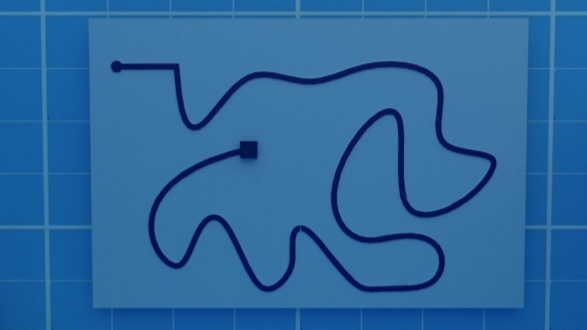
#> input picture referance.jpg, 587 x 330 px
$ python -i functions.py   (imports and definitions only)
#> lines starting #> are read from the running program, lines starting #| are printed output that depends on the picture; after the words box and inside, x2 and y2 are one past the last pixel; in counts of white or black regions, pixels touching at a corner belong together
#> further down, picture is the input picture: shape (330, 587, 3); mean B, G, R 156.8, 103.5, 43.8
import cv2
import numpy as np
path = 'track1.jpg'


def getcontours(img, edge=False, cThr=[50, 50],finalconts=False, corners=0, minArea=0):
#> called with edge = False, finalconts = False, corners = 0, minArea = 0
    mask = cv2.GaussianBlur(img, (5, 5), 1)
    mask = cv2.cvtColor(mask, cv2.COLOR_BGR2GRAY)
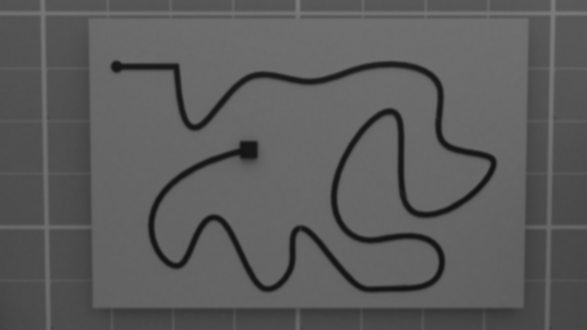
#> mask: shape (330, 587); min 19, max 123, mean 91.7
    if edge:
        mask = cv2.Canny(mask, cThr[0], cThr[1])
    else:
        mask = cv2.bitwise_not(mask)
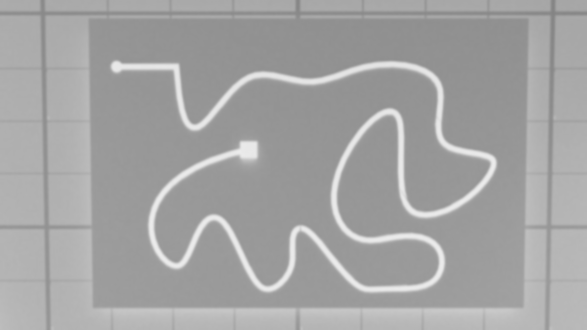
#> mask: shape (330, 587); min 132, max 236, mean 163.3
        thresh, mask = cv2.threshold(mask, 200, 255, cv2.THRESH_BINARY)
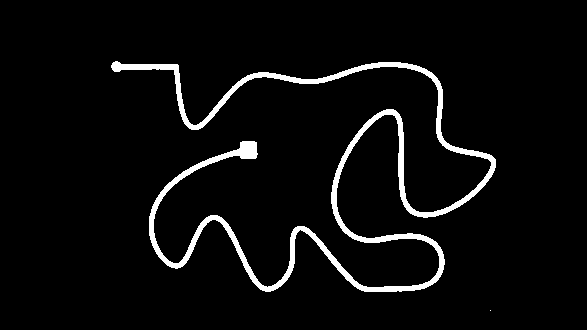
#> mask: shape (330, 587); 4.6% white; 2 white regions (1 under 20 px), largest, box (x1, y1, x2, y2) and area: (111, 61, 496, 292) 8839

    kernel = np.ones((5, 5))
    mask = cv2.dilate(mask, kernel, iterations=3)
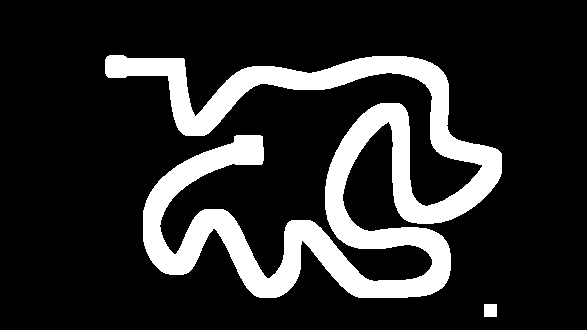
#> mask: shape (330, 587); 17.1% white; 2 white regions, box (x1, y1, x2, y2) and area: (105, 55, 502, 298) 32987, (484, 304, 497, 317) 169
    mask = cv2.erode(mask, kernel, iterations=3)
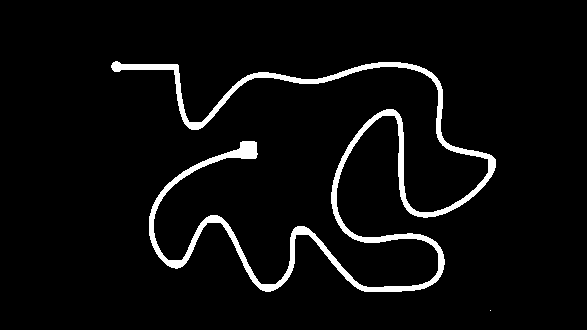
#> mask: shape (330, 587); 4.7% white; 2 white regions (1 under 20 px), largest, box (x1, y1, x2, y2) and area: (111, 61, 496, 292) 9047
#> (the run stopped early here; a loop or call above may not have finished)
